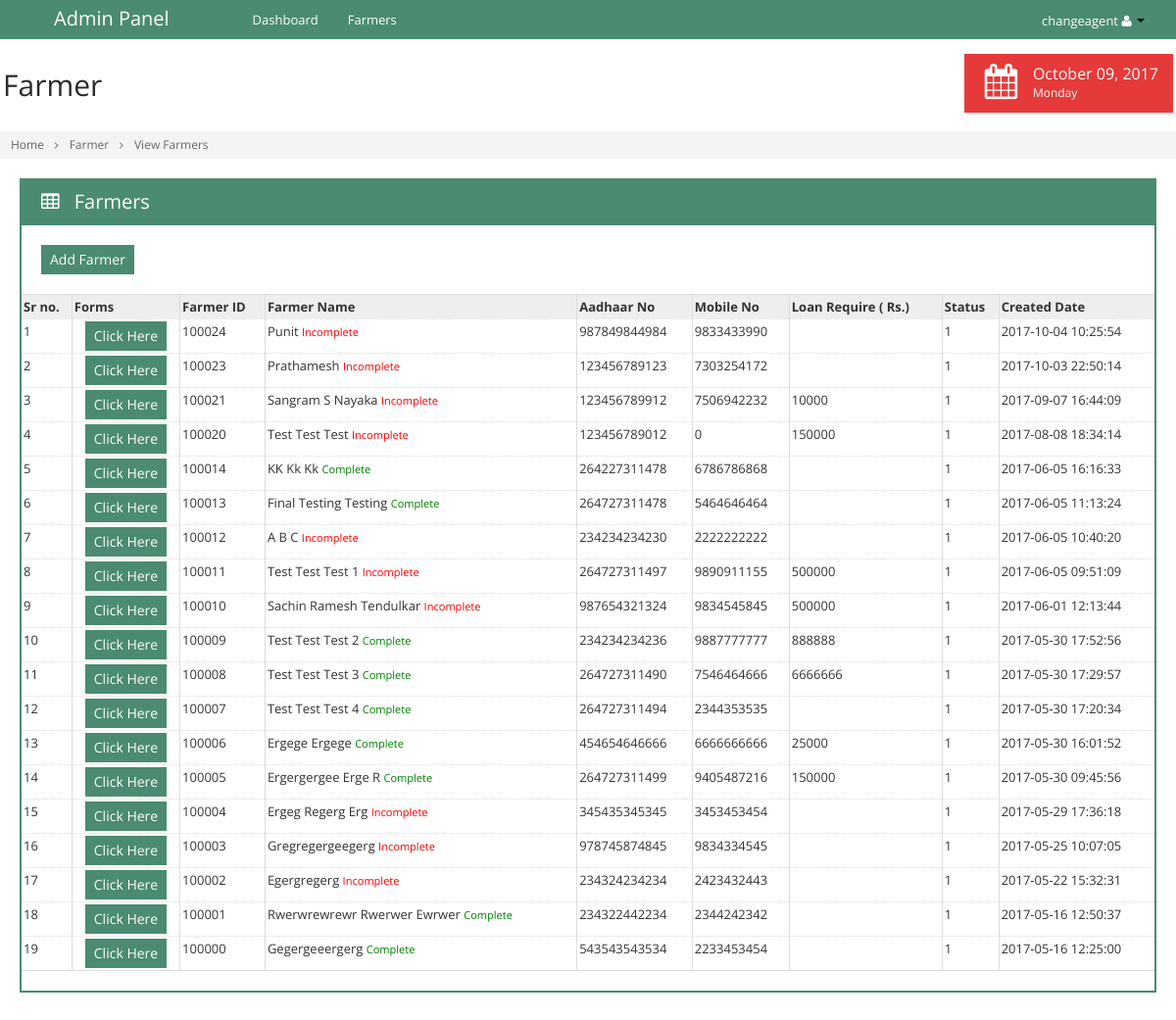
/view_farmers.php (signed in), run on an earlier commit of the app's database.
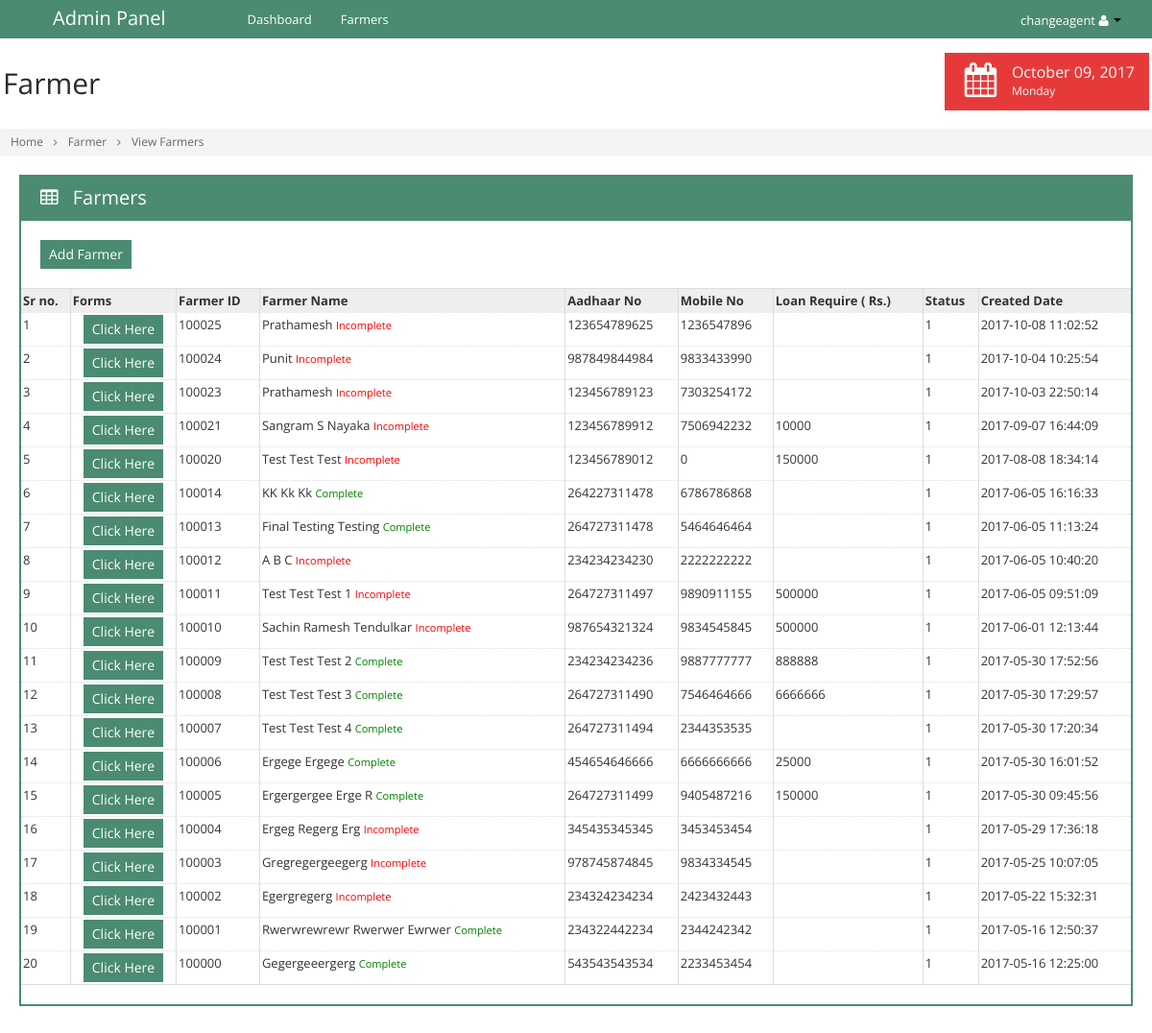
And on a later commit of the database.
### tables this page shows
CREATE TABLE IF NOT EXISTS `tbl_farmers` (
  `id` int(11) NOT NULL AUTO_INCREMENT,
  `fm_caid` int(11) NOT NULL,
  `fm_id` int(11) NOT NULL,
  `fm_name` varchar(255) NOT NULL,
  `fm_aadhar` bigint(11) NOT NULL,
  `fm_mobileno` bigint(11) NOT NULL,
  `fm_loan` varchar(255) NOT NULL,
  `fm_amount` varchar(255) NOT NULL,
  `fm_status` int(11) NOT NULL,
  `fm_createddt` datetime NOT NULL,
  `fm_createdby` varchar(255) NOT NULL,
  `fm_modifieddt` datetime NOT NULL,
  `fm_modifiedby` varchar(255) NOT NULL,
  PRIMARY KEY (`id`)
);

### view_farmers.php (the view, shortened to what the changed rows need)
<?php
	include('include/connection.php');
		?>
        <?php
	$ca_id	= $_SESSION['ca_id'];
	$sql	= "select * from tbl_farmers where fm_caid='".$ca_id."' order by id desc";
	$res	= mysqli_query($db_con,$sql) or die(mysqli_error($db_con));
	$r		= 1;
?>
<!doctype html>
<html>
    <head>
    </head>
    <body class="<?php echo $theme_name; ?>" data-theme="<?php echo $theme_name; ?>">
        <div class="container-fluid" id="content">
            <div id="main" style="margin-left:0px !important">
                <div class="container-fluid">
                    <div class="row-fluid">
                        <div class="span12">
                            <div class="box box-color box-bordered">
                                <div class="box-content nopadding">
                                    <form id="mainform" action="deletefarmers.php" method="post">
                                        <div id="comp_1">
                                            <table class="table table-bordered dataTable dataTable-scroll-x">
                                                <thead>
                                                    <tr>
                                                        <th>Sr no.</th>
                                                        <th>Forms</th>
                                                        <th>Farmer ID</th>
                                                        <th>Farmer Name</th>
                                                        <th>Aadhaar No</th>
                                                        <th>Mobile No</th>
                                                        <th>Loan Require ( Rs.)</th>
                                                        <th>Status</th>
                                                        <th class='hidden-350'>Created Date</th>
                                                    </tr>
                                                </thead>
                                                <tbody>
                                                    <?php
                                                    while($row = mysqli_fetch_array($res))
                                                    {
                                                        ?>
                                                        <tr>
                                                            <td><?php echo $r; ?></td>
                                                            <td style="text-align:center;">
                                                            	<a href="get_farmer_details.php?pag=farmers&fm_id=<?php echo $row['fm_id']; ?>" class="btn btn-primary">Click Here</a>
                                                            </td>
                                                            <td><?php echo $row['fm_id']; ?></td>
                                                            <td><?php echo ucwords($row['fm_name']); ?>
                                                            <?php
                                                            $sql_check_point  	= " SELECT * FROM tbl_points ";
															$sql_check_point  	.= " WHERE pt_frm1 !='' AND pt_frm2 !='' ";
															$sql_check_point  	.= " 	AND pt_frm3 !='' AND pt_frm4 !='' ";
															$sql_check_point  	.= " 	AND pt_frm6 !='' AND pt_frm7 !='' ";
															$sql_check_point  	.= " 	AND pt_frm8 !='' AND pt_frm9 !='' ";
															$sql_check_point  	.= " 	AND pt_frm10 !='' AND pt_frm5 !='' ";
															$sql_check_point  	.= " 	AND pt_frm12 !='' AND pt_frm13 !='' ";
															$sql_check_point  	.= " 	AND pt_frm11 !='' ";
															$sql_check_point  	.= " 	AND fm_id='".$row['fm_id']."' ";
                                                            $res_check_point  = mysqli_query($db_con,$sql_check_point) or die(mysqli_error($db_con));
                                                            $num_check_point  = mysqli_num_rows($res_check_point);
                                                            if($num_check_point==0)
                                                            {
                                                                echo '<small style="color:red">Incomplete</small>';
                                                            }
                                                            else
                                                            {
                                                                echo '<small style="color:green">Complete</small>';
                                                            }
                                                            ?>
                                                            </td>
                                                            <td><?php echo $row['fm_aadhar']; ?></td>
                                                            <td><?php echo $row['fm_mobileno']; ?></td>
                                                            <td><?php echo $row['fm_amount']; ?></td>
                                                            <td><?php echo $row['fm_status']; ?></td>
                                                            <td><?php echo $row['fm_createddt']; ?></td>
                                                        </tr>
                                                        <?php
                                                        $r++;
                                                    }
                                                    ?>
                                                </tbody>
                                            </table>
                                        </div>
                                    </form>
                                </div>
                            </div>
                        </div>
                    </div>
                </div>
            </div>
       	</div>
	</body>
</html>

What changed in the data, as far as the page shows it:
added tbl_farmers: fm "100025", fm_name "Prathamesh", shows "Incomplete", fm_aadhar "123654789625", fm_mobileno "1236547896", fm_status "1", fm_createddt "2017-10-08 11:02:52"
